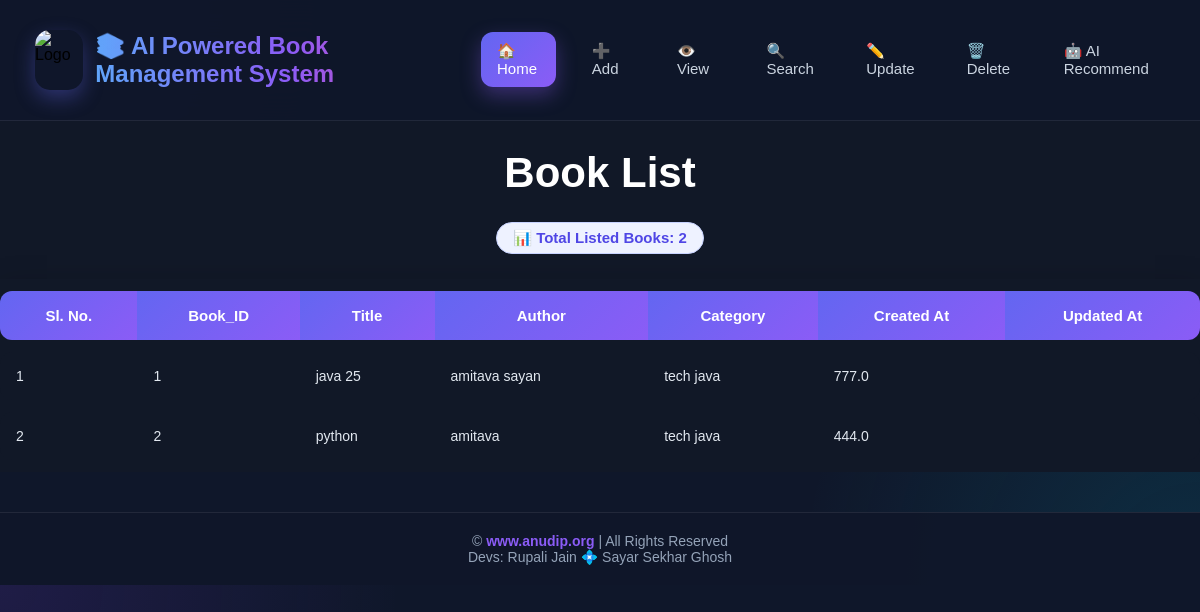
The app's page /view, older data.
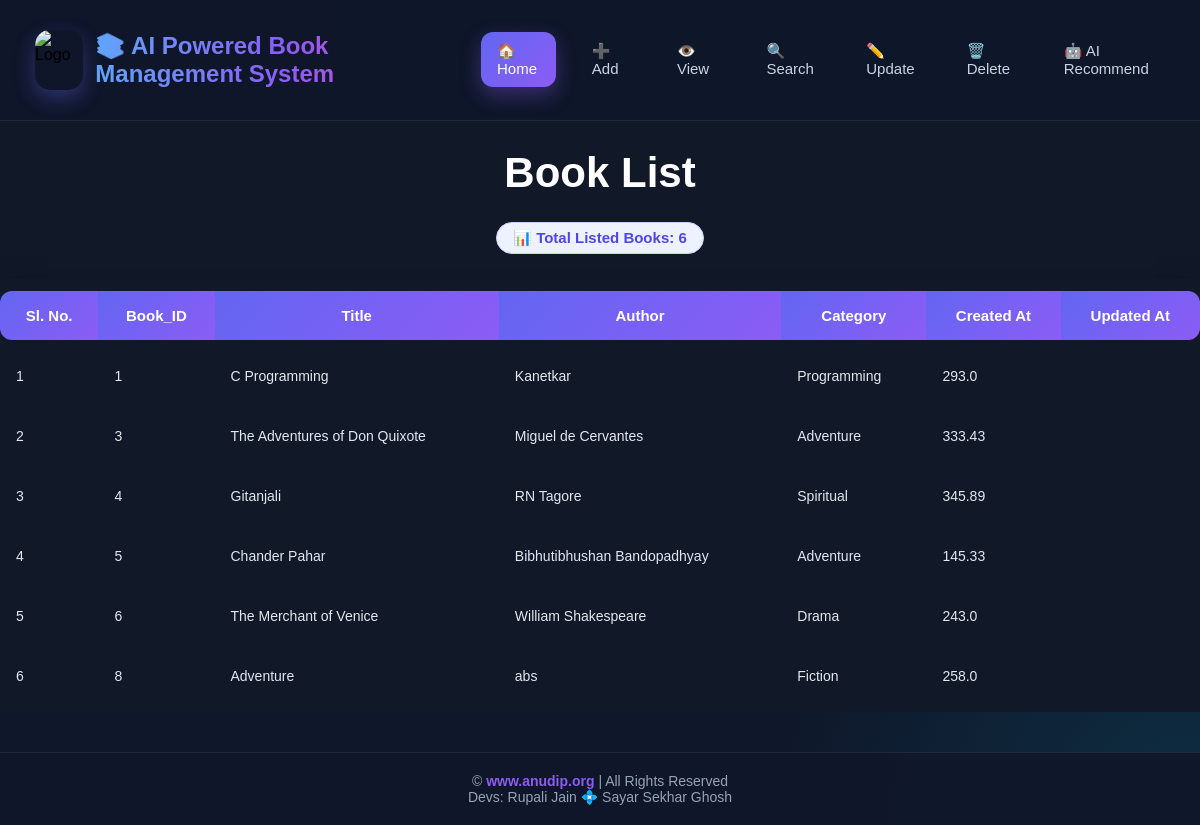
The same page, newer data.
### tables this page shows
CREATE TABLE books(

        id INTEGER PRIMARY KEY AUTOINCREMENT,

        title TEXT NOT NULL,

        author TEXT NOT NULL,

        category TEXT,

        price REAL
    );

### app.py (the view)
@app.route("/view")
def view():
    books = get_all_books()
    return render_template(
        "view_books.html",
        books=books
    )

### database.py (called while the page is built)
def get_connection():
    return sqlite3.connect(DB_NAME)

def get_all_books():
    conn = get_connection()
    cursor = conn.execute(
        "SELECT * FROM books"
    )
    books = cursor.fetchall()
    conn.close()
    return books

### templates/view_books.html (shortened to what this page needs)
<!DOCTYPE html>
<html>
    <head>
        <link rel="stylesheet"
            href="{{ url_for('static', filename='style.css') }}"
        >
    </head>
    <body>
        <nav class="navbar">
            <div class="nav-brand">
                <img src="https://media.licdn.com/dms/image/v2/D560BAQEHjEFxVR5xuw/company-logo_200_200/B56Z1mStfDHoAI-/0/1775537675219?e=2147483647&v=beta&t=GtWsI8qY5ZNdaVx1h6QCo8TTsH4VkOEgyCH3mkutd10" alt="Logo" class="nav-logo">
                    <h2 class="nav-title">📚 AI Powered Book Management System</h2>
            </div>
            <div class="nav-links">
                <a href="/" class="nav-item home-highlight">🏠 Home</a>
                <a href="/add" class="nav-item">➕ Add</a>
                <a href="/view" class="nav-item">👁️ View</a>
                <a href="/search" class="nav-item">🔍 Search</a>
                <a href="/update" class="nav-item">✏️ Update</a>
                <a href="/delete" class="nav-item">🗑️ Delete</a>
                <a href="/recommend" class="nav-item">🤖 AI Recommend</a>
            </div>
        </nav>
        <div class="container">
            <h1>Book List</h1>
            <div style="text-align: center; margin-bottom: 20px;">
                <span style="background-color: #eef2ff; color: #4f46e5; padding: 6px 16px; border-radius: 20px; font-weight: bold; font-size: 15px; border: 1px solid #c7d2fe; display: inline-block;">
                    📊 Total Listed Books: {{ books|length }}
                </span>
            </div>
            <table>
                <tr>
                    <th>Sl. No.</th>
                    <th>Book_ID</th>
                    <th>Title</th>
                    <th>Author</th>
                    <th>Category</th>
                    <th>Created At</th>
                    <th>Updated At</th>
                </tr>
                {% for book in books %}
                <tr>
                    <td>{{ loop.index }}</td>
                    <td>{{ book[0] }}</td>
                    <td>{{ book[1] }}</td>
                    <td>{{ book[2] }}</td>
                    <td>{{ book[3] }}</td>
                    <td>{{ book[4] }}</td>
                    <td>{{ book[5] }}</td>
                </tr>
                {% endfor %}
            </table>
        </div>
        <footer class="footer">
            &copy; <a href="https://anudip.org/" target="_blank">www.anudip.org</a> | All Rights Reserved
            <br>Devs: Rupali Jain 💠 Sayar Sekhar Ghosh
        </footer>
    </body>
</html>

### static/style.css (style rules this page uses)
.navbar { display:flex; justify-content:space-between; align-items:center; padding:12px 35px; background:rgba(15,23,42,.95); backdrop-filter:blur(20px); border-bottom:1px solid rgba(255,255,255,.08); position:sticky; top:0; z-index:1000; }
.nav-brand { display: flex; align-items: center; gap: 12px; }
.nav-logo { height:60px; width:60px; border-radius:15px; object-fit:cover; box-shadow: 0 8px 20px rgba(99,102,241,.35); }
.nav-title { font-size:24px; font-weight:700; background: linear-gradient( 90deg, #60a5fa, #8b5cf6, #ec4899 ); -webkit-background-clip:text; background-clip: text; -webkit-text-fill-color:transparent; }
.nav-links { display: flex; gap: 20px; align-items: center; }
.nav-item { color:#cbd5e1; text-decoration:none; padding:10px 16px; border-radius:12px; transition:.3s ease; font-size:15px; }
.home-highlight { background: linear-gradient( 135deg, #6366f1, #8b5cf6 ); color:white !important; box-shadow: 0 8px 20px rgba(139,92,246,.35); }
body { font-family:'Poppins',sans-serif; margin:0; padding:0; background: radial-gradient(circle at top left,#7c3aed25,transparent 30%), radial-gradient(circle at bottom right,#06b6d425,transparent 30%), #0f172a; }
.container { background:#111827; color:white; overflow-x:auto; }
h1 { text-align:center; color:white; font-size:42px; margin-bottom:25px; }
table { width:100%; border-collapse:separate; border-spacing:0 12px; margin-top:25px; box-shadow: 0 10px 30px rgba(0,0,0,.25); }
th { background:linear-gradient( 135deg, #6366f1, #8b5cf6 ); color:white; padding:16px; font-size:15px; font-weight:600; border:none; }
th:first-child { border-radius:12px 0 0 12px; }
th:last-child { border-radius:0 12px 12px 0; }
td { background:#111827; color:#e2e8f0; padding:16px; border:none; }
td:first-child { border-radius:12px 0 0 12px; }
td:last-child { border-radius:0 12px 12px 0; }
tr { transition:.3s ease; }
td { font-size:14px; }
.footer { margin-top:40px; padding:20px; text-align:center; background:rgba(15,23,42,.95); border-top:1px solid rgba(255,255,255,.08); color:#94a3b8; font-size:14px; }
.footer a { color:#8b5cf6; text-decoration:none; font-weight:600; transition:.3s; }
* { transition: background-color .3s ease, color .3s ease, transform .3s ease, box-shadow .3s ease; }

Row changes from the older to the newer data that the page shows:
removed books: id "2", title "python", author "amitava", category "tech java", price "444.0"
changed books id 1: title "java 25" → "C Programming"; author "amitava sayan" → "Kanetkar"; category "tech java" → "Programming"; price "777.0" → "293.0"
added books: id "3", title "The Adventures of Don Quixote", author "Miguel de Cervantes", category "Adventure", price "333.43"
added books: id "4", title "Gitanjali", author "RN Tagore", category "Spiritual", price "345.89"
added books: id "5", title "Chander Pahar", author "Bibhutibhushan Bandopadhyay", category "Adventure", price "145.33"
added books: id "6", title "The Merchant of Venice", author "William Shakespeare", category "Drama", price "243.0"
added books: id "8", title "Adventure", author "abs", category "Fiction", price "258.0"
Text that changed along with them:
{{ books|length }}: "2" → "6"
